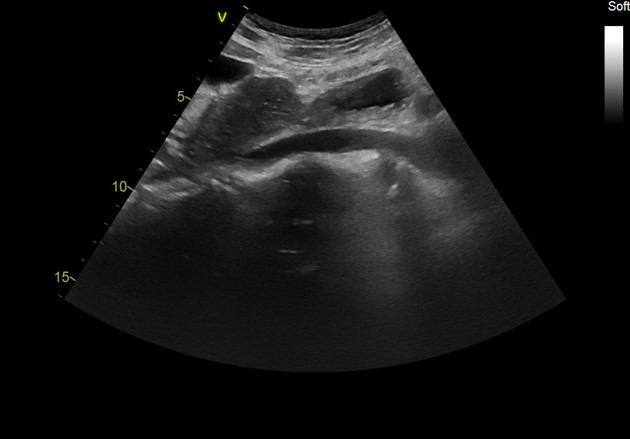
%> input picture analysis/us_no_array.jpg, 630 x 439 px
$ octave get_us_image_error_from_electrode_array.m   (GNU Octave 9; MATLAB toolbox functions it lacks are replaced by stand-ins)
%> lines starting %> are read from the running program, lines starting %| are printed output that depends on the picture
%--------------------------------------------------------------------------
% Quantify the image error from adding the electrode array to the probe
%--------------------------------------------------------------------------
clear all
close all
%--------------------------------------------------------------------------
% Read the images
img0 = imread('us_no_array.jpg');
%> img0 is the input picture: size 439x630x3 uint8; mean R, G, B 20.2, 20.3, 20.2
img1 = imread('us_with_array.jpg');
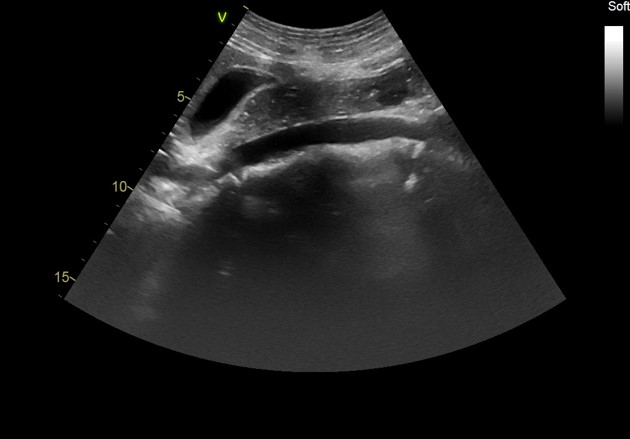
%> input picture analysis/us_with_array.jpg, 630 x 439 px
%> img1 is the input picture: size 439x630x3 uint8; mean R, G, B 25.5, 25.5, 25.5
%--------------------------------------------------------------------------
% Convert to grayscale if they are RGB images
if size(img0, 3) == 3
    img0 = rgb2gray(img0);
%> img0: size 439x630 uint8
end
if size(img1, 3) == 3
    img1 = rgb2gray(img1);
%> img1: size 439x630 uint8
end
%--------------------------------------------------------------------------
% Calculate the mean brightness of each image
meanBrightness0 = mean(img0(:));
%> meanBrightness0 = 20.25
meanBrightness1 = mean(img1(:));
%> meanBrightness1 = 25.51
%--------------------------------------------------------------------------
% Scale the images to have the same mean brightness
scaleFactor = meanBrightness0 / meanBrightness1;
%> scaleFactor = 0.794
img1_scaled = img1 * scaleFactor;
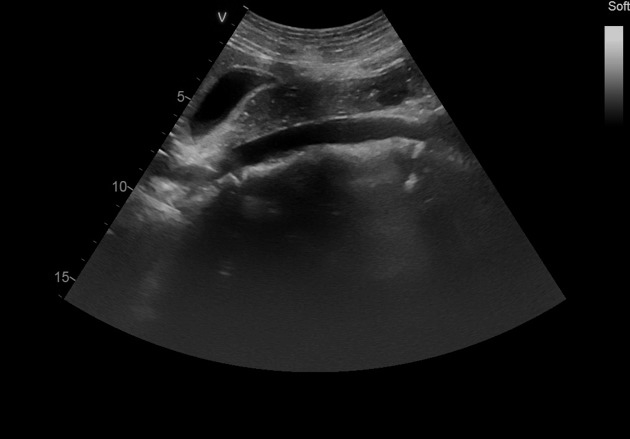
%> img1_scaled: size 439x630 uint8; min 0, max 202, mean 20.3
%--------------------------------------------------------------------------
% Ensure pixel values remain in the valid range
img1_scaled = min(img1_scaled, 255);
%--------------------------------------------------------------------------
% Subtract the images to find the error
errorImage = imabsdiff(img0, uint8(img1_scaled));
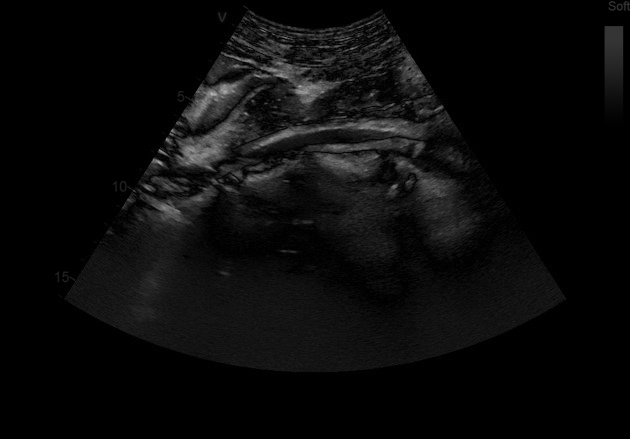
%> errorImage: size 439x630 uint8; min 0, max 183, mean 10.5
%--------------------------------------------------------------------------
pixsum0 = sum(img0,'all');
%> pixsum0 = 5600643
pixsum1 = sum(img1,'all');
%> pixsum1 = 7056287
pixsum1sc = sum(img1_scaled,'all');
%> pixsum1sc = 5600698
pixsumerr = sum(errorImage,'all');
%> pixsumerr = 2909091
%--------------------------------------------------------------------------
%%
% Display the error image
figure;
t = tiledlayout('horizontal','TileSpacing','tight','Padding','tight');
nexttile
imshow(img0); title('1. Probe only (no electrode array)'); xlabel(num2str(pixsum0/pixsum0))
nexttile
imshow(img1); title('2. Probe with electrode array (unscaled)'); xlabel(num2str(pixsum1/pixsum0))
nexttile
imshow(img1_scaled); title('3. Probe with electrode array (scaled)'); xlabel(num2str(pixsum1sc/pixsum0))
nexttile
imshow(errorImage); title('4. Error = abs(Image1 - Image3)'); xlabel(num2str(pixsumerr/pixsum0))
title(t,'Quantify image quality degradation from added electrodes')
xlabel(t,'Scaled image pixel value sums = sum(ImageN)/sum(Image1)')
%--------------------------------------------------------------------------
%%
probeArea = 1:100; % image domain nearest the probe
newError = sum(errorImage(probeArea,:),'all')/sum(img0(probeArea,:),'all')
%> newError = 0.398
figure; imshow(errorImage(1:100,:))
%> after `imshow(errorImage(1:100,:))`:
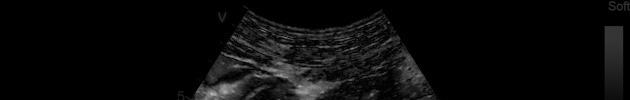
%> displayed picture: size 100x630, on the screen's scale of 0 to 255; min 0, max 183, mean 10.3
title('Error image zoomed in to image area nearest the probe')
xlabel(newError)
